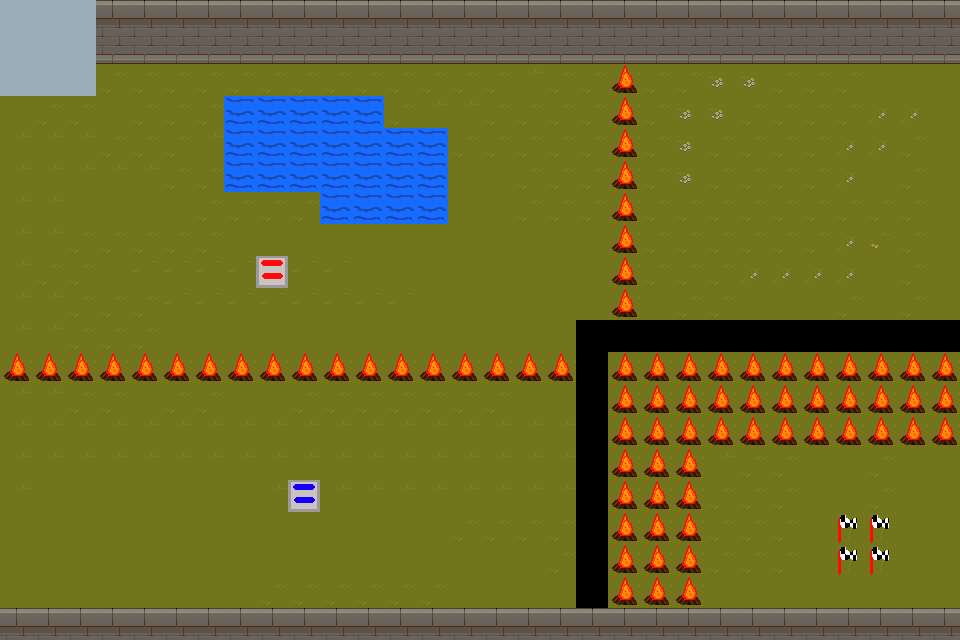

Tiled map render using the project's own tile images. Description and the whole map definition, tile-layer contents included, below:
An orthogonal 30x20 tile map with 32x32 px tiles, 2 tile layers (Tile Layer 1, Tile Layer 2), 3 tilesets.

<map version="1.10" tiledversion="1.12.2" orientation="orthogonal" renderorder="right-down" width="30" height="20" tilewidth="32" tileheight="32" infinite="0" nextlayerid="7" nextobjectid="29">
 <tileset firstgid="1" source="TX Tileset Grass.tsx" />
 <tileset firstgid="65" source="TX Tileset Wall.tsx" />
 <tileset firstgid="321" source="1st_TileSet.tsx" />
 <layer id="1" name="Tile Layer 1" width="30" height="20">
  <data encoding="csv">
115,115,115,115,115,115,115,115,115,115,115,115,115,115,115,115,115,115,115,115,115,115,115,115,115,115,115,115,115,115,
131,131,131,131,131,131,131,131,131,131,131,131,131,131,131,131,131,131,131,131,131,131,131,131,131,131,131,131,131,131,
10,10,10,10,10,10,10,10,10,10,10,10,10,10,10,10,11,10,10,334,10,10,13,13,10,10,10,1,1,1,
1,10,10,1,10,10,10,329,329,329,329,329,10,11,11,10,10,10,10,334,10,13,13,10,10,10,10,23,23,1,
11,11,11,10,10,10,11,329,329,329,329,329,329,329,10,10,10,10,10,334,10,13,10,10,10,10,23,23,10,1,
11,11,11,11,11,10,10,329,329,329,329,329,329,329,1,1,10,10,10,334,10,13,10,10,10,10,23,1,10,1,
11,11,1,1,1,1,10,10,10,10,329,329,329,329,1,1,10,10,10,334,10,10,10,10,10,10,10,10,10,1,
11,11,10,10,10,10,10,1,1,1,1,1,1,1,1,1,1,1,1,334,10,10,10,10,10,10,23,21,10,1,
11,10,10,1,3,3,3,3,331,3,3,1,1,1,1,1,1,1,1,334,10,10,10,23,23,23,23,1,10,1,
11,11,10,10,10,3,3,3,3,3,3,3,3,1,1,1,1,1,1,334,1,10,10,1,1,1,10,1,10,1,
11,11,10,10,10,1,1,1,1,1,1,1,1,1,1,1,1,1,332,332,332,332,332,332,332,332,332,332,332,332,
334,334,334,334,334,334,334,334,334,334,334,334,334,334,334,334,334,334,332,334,334,334,334,334,334,334,334,334,334,334,
11,11,10,10,1,10,10,1,1,10,10,10,10,10,10,10,1,1,332,334,334,334,334,334,334,334,334,334,334,334,
11,11,11,11,11,11,11,11,11,11,11,11,11,11,11,11,11,11,332,334,334,334,334,334,334,334,334,334,334,334,
11,11,11,11,11,11,11,11,11,11,11,11,11,11,11,11,11,11,332,334,334,334,11,10,10,1,1,10,1,1,
11,1,1,1,1,1,1,1,11,330,11,11,11,11,11,11,11,11,332,334,334,334,10,10,10,1,1,10,1,1,
1,1,1,1,1,1,1,1,1,1,1,1,1,1,10,10,10,10,332,334,334,334,10,10,10,1,335,335,1,1,
1,1,1,1,1,1,1,1,1,1,1,1,1,1,1,1,1,10,332,334,334,334,10,10,10,1,335,335,1,1,
1,1,1,1,1,1,1,1,10,10,10,10,10,10,1,1,1,1,332,334,334,334,1,1,1,1,1,1,1,1,
115,115,115,115,115,115,115,115,115,115,115,115,115,115,115,115,115,115,115,115,115,115,115,115,115,115,115,115,115,115
</data>
 </layer>
 <layer id="5" name="Tile Layer 2" width="30" height="20">
  <data encoding="csv">
326,326,326,0,0,0,0,0,0,0,0,0,0,0,0,0,0,0,0,0,0,0,0,0,0,0,0,0,0,0,
326,326,326,0,0,0,0,0,0,0,0,0,0,0,0,0,0,0,0,0,0,0,0,0,0,0,0,0,0,0,
326,326,326,0,0,0,0,0,0,0,0,0,0,0,0,0,0,0,0,0,0,0,0,0,0,0,0,0,0,0,
0,0,0,0,0,0,0,0,0,0,0,0,0,0,0,0,0,0,0,0,0,0,0,0,0,0,0,0,0,0,
0,0,0,0,0,0,0,0,0,0,0,0,0,0,0,0,0,0,0,0,0,0,0,0,0,0,0,0,0,0,
0,0,0,0,0,0,0,0,0,0,0,0,0,0,0,0,0,0,0,0,0,0,0,0,0,0,0,0,0,0,
0,0,0,0,0,0,0,0,0,0,0,0,0,0,0,0,0,0,0,0,0,0,0,0,0,0,0,0,0,0,
0,0,0,0,0,0,0,0,0,0,0,0,0,0,0,0,0,0,0,0,0,0,0,0,0,0,0,0,0,0,
0,0,0,0,0,0,0,0,0,0,0,0,0,0,0,0,0,0,0,0,0,0,0,0,0,0,0,0,0,0,
0,0,0,0,0,0,0,0,0,0,0,0,0,0,0,0,0,0,0,0,0,0,0,0,0,0,0,0,0,0,
0,0,0,0,0,0,0,0,0,0,0,0,0,0,0,0,0,0,0,0,0,0,0,0,0,0,0,0,0,0,
0,0,0,0,0,0,0,0,0,0,0,0,0,0,0,0,0,0,0,0,0,0,0,0,0,0,0,0,0,0,
0,0,0,0,0,0,0,0,0,0,0,0,0,0,0,0,0,0,0,0,0,0,0,0,0,0,0,0,0,0,
0,0,0,0,0,0,0,0,0,0,0,0,0,0,0,0,0,0,0,0,0,0,0,0,0,0,0,0,0,0,
0,0,0,0,0,0,0,0,0,0,0,0,0,0,0,0,0,0,0,0,0,0,0,0,0,0,0,0,0,0,
0,0,0,0,0,0,0,0,0,0,0,0,0,0,0,0,0,0,0,0,0,0,0,0,0,0,0,0,0,0,
0,0,0,0,0,0,0,0,0,0,0,0,0,0,0,0,0,0,0,0,0,0,0,0,0,0,0,0,0,0,
0,0,0,0,0,0,0,0,0,0,0,0,0,0,0,0,0,0,0,0,0,0,0,0,0,0,0,0,0,0,
0,0,0,0,0,0,0,0,0,0,0,0,0,0,0,0,0,0,0,0,0,0,0,0,0,0,0,0,0,0,
0,0,0,0,0,0,0,0,0,0,0,0,0,0,0,0,0,0,0,0,0,0,0,0,0,0,0,0,0,0
</data>
 </layer>
</map>
